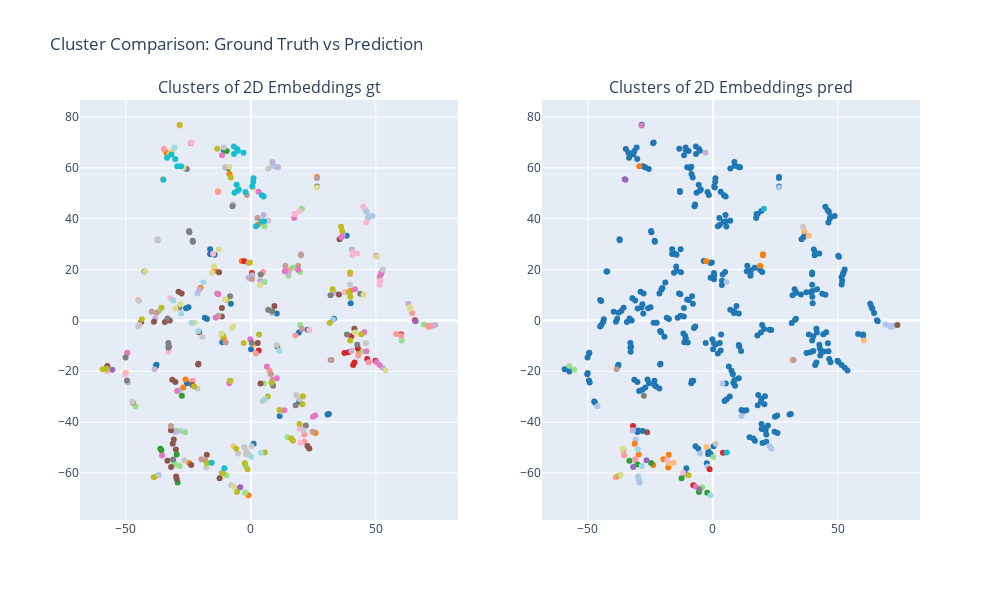

Write notebook code for a chart like this one.
### Markdown cell above
## Trained with SimCSE

### Code cell
model = SentenceTransformer("models/simcse-model")
test_model(model)

### Figure 1 — Plotly figure (JSON) as saved in the notebook; plotly's stock layout.template omitted (floating-point values rounded to 4 significant figures; data arrays with more than 128 entries replaced by an {"elided": "..."} marker saying what was removed)
{"data": [{"legendgroup": "gt", "marker": {"color": "#1f77b4", "size": 6}, "mode": "markers", "name": "GT Group 0", "showlegend": false, "type": "scatter", "x": [19.22, 22.69, 33.22, -7.985, -25.54, 10.37, -10.81], "xaxis": "x", "y": [-4.699, -3.653, 0.6635, 6.547, -24.66, 2.682, 66.92], "yaxis": "y"}, {"legendgroup": "gt", "marker": {"color": "#1f77b4", "size": 6}, "mode": "markers", "name": "GT Group 1", "showlegend": false, "type": "scatter", "x": [-37.74, 11.51, -25.88, -24.94, -37.95, -16.28, 19.31, 39.92, -11.4, 38.31], "xaxis": "x", "y": [-17.47, -37.57, 4.825, 5.15, -17.89, 27.98, -31.98, 6.72, -8.537, 33.29], "yaxis": "y"}, {"legendgroup": "gt", "marker": {"color": "#1f77b4", "size": 6}, "mode": "markers", "name": "GT Group 2", "showlegend": false, "type": "scatter", "x": [1.11, -17.54, 30.68, 31.2, -18.4, 0.08063, -16.29, -14.51], "xaxis": "x", "y": [-48.48, 0.602, -37.03, -36.84, 1.068, -11.3, 26.08, 25.83], "yaxis": "y"}, {"legendgroup": "gt", "marker": {"color": "#aec7e8", "size": 6}, "mode": "markers", "name": "GT Group 3", "showlegend": false, "type": "scatter", "x": [46.78, 8.717, -21.36, -28.17, -11.86, -28.05, 10.13], "xaxis": "x", "y": [40.08, 60.8, 10.58, -27.29, -59.87, -43.46, 60.45], "yaxis": "y"}, {"legendgroup": "gt", "marker": {"color": "#aec7e8", "size": 6}, "mode": "markers", "name": "GT Group 4", "showlegend": false, "type": "scatter", "x": [47.09, 32.89, 48.68, 45.93, 46.43, -36.83, 8.431], "xaxis": "x", "y": [40.77, 0.2727, 41.07, 43.3, 42.66, -60.75, 2.923], "yaxis": "y"}, {"legendgroup": "gt", "marker": {"color": "#ff7f0e", "size": 6}, "mode": "markers", "name": "GT Group 5", "showlegend": false, "type": "scatter", "x": [26.43, -0.9986], "xaxis": "x", "y": [56.42, -68.74], "yaxis": "y"}, {"legendgroup": "gt", "marker": {"color": "#ff7f0e", "size": 6}, "mode": "markers", "name": "GT Group 6", "showlegend": false, "type": "scatter", "x": [43.32, -20.16], "xaxis": "x", "y": [-12.32, 12.78], "yaxis": "y"}, {"legendgroup": "gt", "marker": {"color": "#ff7f0e", "size": 6}, "mode": "markers", "name": "GT Group 7", "showlegend": false, "type": "scatter", "x": [-8.53, -27.01, -24.66, -26.12, -10.85, -14.47, 2.811, -3.637, 25.85, 39.82, -33.77], "xaxis": "x", "y": [57.57, -26.41, -56.07, -23.26, -7.019, 19.54, 37.63, 23.4, -44.23, 11.61, 65.97], "yaxis": "y"}, {"legendgroup": "gt", "marker": {"color": "#ffbb78", "size": 6}, "mode": "markers", "name": "GT Group 8", "showlegend": false, "type": "scatter", "x": [-28.54, -13.17, -50.01, -6.948, -35.21], "xaxis": "x", "y": [76.68, 50.89, -20.63, -49.48, 55.47], "yaxis": "y"}, {"legendgroup": "gt", "marker": {"color": "#ffbb78", "size": 6}, "mode": "markers", "name": "GT Group 9", "showlegend": false, "type": "scatter", "x": [-45.06, 0.7741, 1.126], "xaxis": "x", "y": [8.008, 52.31, -9.481], "yaxis": "y"}, {"legendgroup": "gt", "marker": {"color": "#2ca02c", "size": 6}, "mode": "markers", "name": "GT Group 10", "showlegend": false, "type": "scatter", "x": [-9.099, -29.27, -27.59], "xaxis": "x", "y": [59.83, -63.69, -29.64], "yaxis": "y"}, {"legendgroup": "gt", "marker": {"color": "#2ca02c", "size": 6}, "mode": "markers", "name": "GT Group 11", "showlegend": false, "type": "scatter", "x": [-29.66, -9.681, -36.18, -35.78], "xaxis": "x", "y": [-52.71, 66.63, -50.46, -51.0], "yaxis": "y"}, {"legendgroup": "gt", "marker": {"color": "#98df8a", "size": 6}, "mode": "markers", "name": "GT Group 12", "showlegend": false, "type": "scatter", "x": [20.42, -29.86, -2.054, 5.498, 14.68, 15.04], "xaxis": "x", "y": [43.91, -43.3, -57.41, 15.1, -45.98, 17.58], "yaxis": "y"}, {"legendgroup": "gt", "marker": {"color": "#98df8a", "size": 6}, "mode": "markers", "name": "GT Group 13", "showlegend": false, "type": "scatter", "x": [-5.339, -30.67, -2.227, -30.01, -9.775, 12.02, 19.7, 16.73, 5.419, -26.29, -36.61, -46.14], "xaxis": "x", "y": [-66.48, -56.17, -67.75, -56.62, -60.91, -35.74, -1.795, 20.72, 36.95, -43.99, 3.747, -33.71], "yaxis": "y"}, {"legendgroup": "gt", "marker": {"color": "#98df8a", "size": 6}, "mode": "markers", "name": "GT Group 14", "showlegend": false, "type": "scatter", "x": [60.36, 44.35, 5.19, 69.13, -28.48, 19.75], "xaxis": "x", "y": [-7.85, -12.24, -24.77, -1.599, -57.19, 19.0], "yaxis": "y"}, {"legendgroup": "gt", "marker": {"color": "#d62728", "size": 6}, "mode": "markers", "name": "GT Group 15", "showlegend": false, "type": "scatter", "x": [0.4241, 39.0, 49.82, 60.11, 3.128, 37.45, 40.18], "xaxis": "x", "y": [18.63, -12.54, -15.81, -5.5, -11.84, -12.85, -6.184], "yaxis": "y"}, {"legendgroup": "gt", "marker": {"color": "#d62728", "size": 6}, "mode": "markers", "name": "GT Group 16", "showlegend": false, "type": "scatter", "x": [65.64, -2.617, 41.43, 42.77, 40.92, 46.52], "xaxis": "x", "y": [0.04148, 23.28, -16.51, -10.89, -17.56, -15.14], "yaxis": "y"}, {"legendgroup": "gt", "marker": {"color": "#ff9896", "size": 6}, "mode": "markers", "name": "GT Group 17", "showlegend": false, "type": "scatter", "x": [42.95, -13.13, 47.04, 15.19, 58.1, 64.47, 21.39, 2.007], "xaxis": "x", "y": [-13.8, 50.51, -16.43, 19.76, -5.318, 2.923, -47.75, -13.02], "yaxis": "y"}, {"legendgroup": "gt", "marker": {"color": "#ff9896", "size": 6}, "mode": "markers", "name": "GT Group 18", "showlegend": false, "type": "scatter", "x": [-23.33, 4.914, 70.88, -0.932, 7.461, 71.18, 39.68], "xaxis": "x", "y": [-23.68, 19.07, -2.115, 22.63, -19.8, -2.598, 18.16], "yaxis": "y"}, {"legendgroup": "gt", "marker": {"color": "#ff9896", "size": 6}, "mode": "markers", "name": "GT Group 19", "showlegend": false, "type": "scatter", "x": [-34.79, 17.82, 21.37, 60.09, 72.4], "xaxis": "x", "y": [67.37, -5.895, -44.82, -6.055, -2.046], "yaxis": "y"}, {"legendgroup": "gt", "marker": {"color": "#9467bd", "size": 6}, "mode": "markers", "name": "GT Group 20", "showlegend": false, "type": "scatter", "x": [65.9], "xaxis": "x", "y": [-0.3556], "yaxis": "y"}, {"legendgroup": "gt", "marker": {"color": "#9467bd", "size": 6}, "mode": "markers", "name": "GT Group 21", "showlegend": false, "type": "scatter", "x": [-4.247, -55.41], "xaxis": "x", "y": [-65.59, -19.39], "yaxis": "y"}, {"legendgroup": "gt", "marker": {"color": "#c5b0d5", "size": 6}, "mode": "markers", "name": "GT Group 22", "showlegend": false, "type": "scatter", "x": [-38.52, 5.051, -7.108, -10.24], "xaxis": "x", "y": [-19.22, 41.45, 45.63, 60.24], "yaxis": "y"}, {"legendgroup": "gt", "marker": {"color": "#c5b0d5", "size": 6}, "mode": "markers", "name": "GT Group 23", "showlegend": false, "type": "scatter", "x": [33.32, -49.5, 73.77, -20.53, 40.38, -30.13, 62.93, 8.635, -38.25, -0.8785, -49.25, 3.679, 52.76, 10.87, 15.04, 20.01, 40.19, 0.5176, -37.25], "xaxis": "x", "y": [10.93, -13.0, -1.77, 12.12, 27.86, -43.84, 6.556, 62.26, 0.6401, 16.76, -24.38, 15.6, -18.59, 60.23, 18.58, 25.98, -11.99, 17.71, 31.57], "yaxis": "y"}, {"legendgroup": "gt", "marker": {"color": "#8c564b", "size": 6}, "mode": "markers", "name": "GT Group 24", "showlegend": false, "type": "scatter", "x": [-20.94, -43.87, -28.9, -11.56, -12.49, -33.36, -32.44, 9.444, -27.68, 35.23, 2.753, -12.72], "xaxis": "x", "y": [-16.99, -0.6586, 11.31, 4.841, -62.05, -55.15, -0.03717, 5.642, 10.62, 10.2, -8.914, 18.96], "yaxis": "y"}, {"legendgroup": "gt", "marker": {"color": "#8c564b", "size": 6}, "mode": "markers", "name": "GT Group 25", "showlegend": false, "type": "scatter", "x": [-30.17, -31.88, -11.61, -29.64, -17.62, 41.41, 35.48, -21.08, -23.38, -57.38, -29.88, -23.82], "xaxis": "x", "y": [-24.21, -57.62, 1.513, -62.36, -52.8, -3.225, 31.95, -17.35, -25.4, -17.88, -61.42, -56.89], "yaxis": "y"}, {"legendgroup": "gt", "marker": {"color": "#8c564b", "size": 6}, "mode": "markers", "name": "GT Group 26", "showlegend": false, "type": "scatter", "x": [22.64, -34.37, -31.24, 23.37, -38.74, -30.81, -31.4, 3.865, -20.69, -31.95, -29.97], "xaxis": "x", "y": [-49.33, -0.6584, -48.54, -50.4, -0.5114, -46.82, -23.29, -24.85, -4.697, -43.19, -50.76], "yaxis": "y"}, {"legendgroup": "gt", "marker": {"color": "#c49c94", "size": 6}, "mode": "markers", "name": "GT Group 27", "showlegend": false, "type": "scatter", "x": [-39.63, -37.7, 2.615, -31.92, 18.91, 26.43, -19.79, 20.03], "xaxis": "x", "y": [3.42, 2.994, 40.25, -41.54, 21.49, 56.0, -54.59, 25.63], "yaxis": "y"}, {"legendgroup": "gt", "marker": {"color": "#c49c94", "size": 6}, "mode": "markers", "name": "GT Group 28", "showlegend": false, "type": "scatter", "x": [0.4811, 32.27, 13.78, -10.05, 8.664, 8.004, -18.21, -13.52, 51.46, -23.9, 20.49, 24.69, 50.16, -47.09, -12.93, -1.578, 31.86], "xaxis": "x", "y": [16.18, -15.54, 21.54, -8.662, -23.46, -21.2, -54.97, 10.56, 17.09, 69.63, -3.374, -43.82, 25.41, -32.4, 1.811, 49.36, -15.56], "yaxis": "y"}, {"legendgroup": "gt", "marker": {"color": "#e377c2", "size": 6}, "mode": "markers", "name": "GT Group 29", "showlegend": false, "type": "scatter", "x": [-11.51, 18.88, -0.2049, 10.35, -29.46, 41.64, -14.06, 13.58, 3.104, 45.32, 6.38, 46.24, -35.48, 13.39, -12.99, 50.23, 51.5], "xaxis": "x", "y": [64.99, 19.92, -7.421, -22.77, -27.76, 12.3, 1.058, 19.31, 50.57, -4.638, -18.07, -12.11, -53.07, -35.3, 10.3, -16.37, -17.49], "yaxis": "y"}, {"legendgroup": "gt", "marker": {"color": "#e377c2", "size": 6}, "mode": "markers", "name": "GT Group 30", "showlegend": false, "type": "scatter", "x": [25.72, 52.24, -49.39, 52.03], "xaxis": "x", "y": [-37.36, 18.86, -12.68, 18.19], "yaxis": "y"}, {"legendgroup": "gt", "marker": {"color": "#e377c2", "size": 6}, "mode": "markers", "name": "GT Group 31", "showlegend": false, "type": "scatter", "x": [17.3, 36.22, 36.79, 24.83, -8.636], "xaxis": "x", "y": [40.28, 32.68, 33.56, -37.92, -24.73], "yaxis": "y"}, {"legendgroup": "gt", "marker": {"color": "#f7b6d2", "size": 6}, "mode": "markers", "name": "GT Group 32", "showlegend": false, "type": "scatter", "x": [17.48, 42.58, 19.54, 17.92, -7.85, 19.4, 40.7, -32.87, 21.19, 19.88, 46.19, 40.97, 23.35, -32.18, 37.37, 44.96], "xaxis": "x", "y": [41.81, 26.31, -42.68, 41.85, -23.75, 43.07, 25.66, -12.28, -42.25, -48.18, 38.51, 26.64, -3.763, 8.7, 11.04, 44.69], "yaxis": "y"}, {"legendgroup": "gt", "marker": {"color": "#f7b6d2", "size": 6}, "mode": "markers", "name": "GT Group 33", "showlegend": false, "type": "scatter", "x": [-57.38, -15.07, 51.7, 51.49, -50.23, -44.59, -23.67], "xaxis": "x", "y": [-20.06, 26.26, 15.61, 14.1, -21.16, -1.777, 69.99], "yaxis": "y"}, {"legendgroup": "gt", "marker": {"color": "#7f7f7f", "size": 6}, "mode": "markers", "name": "GT Group 34", "showlegend": false, "type": "scatter", "x": [-32.98, -24.55, 10.59, -49.54, -31.08, -33.33, -32.97, 17.91, 26.47, 8.879, -32.69, -7.343, 0.3754, -25.61, 3.937, -50.11, 31.85, 22.01], "xaxis": "x", "y": [-10.62, 34.72, -10.2, -23.63, -54.66, 0.7444, -8.861, -33.35, 52.68, -25.72, -10.39, 44.92, -8.887, 59.49, 18.01, -14.62, 9.891, -41.36], "yaxis": "y"}, {"legendgroup": "gt", "marker": {"color": "#7f7f7f", "size": 6}, "mode": "markers", "name": "GT Group 35", "showlegend": false, "type": "scatter", "x": [8.598, -42.54, -24.71, 43.76, -23.27, 42.57, -23.19, -28.51, -8.296, 6.974, 38.39], "xaxis": "x", "y": [3.567, 19.23, 35.18, 10.52, 31.32, -9.575, 30.94, 5.067, 9.504, 4.157, -5.531], "yaxis": "y"}, {"legendgroup": "gt", "marker": {"color": "#c7c7c7", "size": 6}, "mode": "markers", "name": "GT Group 36", "showlegend": false, "type": "scatter", "x": [18.17, -10.87, 10.39, 19.39, 52.71, -19.37, -21.36, 6.966], "xaxis": "x", "y": [-29.29, 67.98, -9.673, -30.86, 20.03, -6.41, -26.81, 39.16], "yaxis": "y"}, {"legendgroup": "gt", "marker": {"color": "#c7c7c7", "size": 6}, "mode": "markers", "name": "GT Group 37", "showlegend": false, "type": "scatter", "x": [6.994, -37.54, -2.589, -37.32, -7.803, 21.05, 46.0, -1.762, -47.44, 0.3119], "xaxis": "x", "y": [59.77, -61.09, -49.79, 31.96, -64.83, -43.17, -8.961, -51.38, -31.93, -49.48], "yaxis": "y"}, {"legendgroup": "gt", "marker": {"color": "#c7c7c7", "size": 6}, "mode": "markers", "name": "GT Group 38", "showlegend": false, "type": "scatter", "x": [4.679, -45.06, -17.85, -5.14, -26.54, -44.64, 39.71, -1.923, -0.8546], "xaxis": "x", "y": [-31.64, -2.424, -57.88, -52.31, -54.95, 7.641, 13.99, -52.5, -52.55], "yaxis": "y"}, {"legendgroup": "gt", "marker": {"color": "#bcbd22", "size": 6}, "mode": "markers", "name": "GT Group 39", "showlegend": false, "type": "scatter", "x": [11.46, 6.789, -5.812, 32.7, 16.17, 39.72, -43.58, 5.565, -9.682, -2.403, -5.542, -28.45, -0.4129, 44.15, 20.82, -38.79, -1.286, -13.41, -22.68, -35.69, -17.56, -11.23, 31.55, 8.209, -57.56, -59.25], "xaxis": "x", "y": [-35.24, -29.87, -50.45, 12.24, -46.38, 18.83, 0.4832, -51.98, 8.069, -56.12, -67.44, 76.94, 22.82, -5.397, -29.83, -61.68, -58.57, 67.47, -25.97, 4.97, -56.01, -60.12, -1.054, -24.5, -19.14, -19.22], "yaxis": "y"}, {"legendgroup": "gt", "marker": {"color": "#bcbd22", "size": 6}, "mode": "markers", "name": "GT Group 40", "showlegend": false, "type": "scatter", "x": [16.82, 39.71, -8.377, 39.78, 19.46, -2.849, 36.06, 36.56, 3.287, -8.052, 20.64, 39.11, -11.06], "xaxis": "x", "y": [-47.31, -7.887, -23.71, 9.322, -40.76, -8.837, 36.81, 35.18, -5.518, 56.24, -32.96, 11.22, -6.09], "yaxis": "y"}, {"legendgroup": "gt", "marker": {"color": "#dbdb8d", "size": 6}, "mode": "markers", "name": "GT Group 41", "showlegend": false, "type": "scatter", "x": [53.85, -10.29, 26.51, -7.039, -7.562, -11.75], "xaxis": "x", "y": [-19.68, 8.255, 52.25, -2.384, -2.97, -5.102], "yaxis": "y"}, {"legendgroup": "gt", "marker": {"color": "#dbdb8d", "size": 6}, "mode": "markers", "name": "GT Group 42", "showlegend": false, "type": "scatter", "x": [-14.67, -28.16, 41.61, 63.76, -42.25, 45.03, -15.52, -12.88, -8.602, 3.616, 63.46], "xaxis": "x", "y": [21.22, 6.391, -4.76, 4.555, 19.19, 10.06, 18.76, 27.94, 60.43, 13.97, 5.275], "yaxis": "y"}, {"legendgroup": "gt", "marker": {"color": "#dbdb8d", "size": 6}, "mode": "markers", "name": "GT Group 43", "showlegend": false, "type": "scatter", "x": [-6.765, 50.41, -31.35, -32.41, -30.06, -22.47, -26.94], "xaxis": "x", "y": [-65.44, 25.07, 66.63, 65.52, 4.671, -0.868, 60.16], "yaxis": "y"}, {"legendgroup": "gt", "marker": {"color": "#17becf", "size": 6}, "mode": "markers", "name": "GT Group 44", "showlegend": false, "type": "scatter", "x": [-5.66, -27.92, 4.416, -15.69, -6.787, -10.59, 5.234, -31.76, 1.04, -2.951, -5.188, -4.802, -6.729, 5.124, -34.96, 0.5645, -2.142, -33.51, 0.9415], "xaxis": "x", "y": [53.36, 60.58, 49.25, -56.01, 68.38, -58.15, 39.01, 65.23, 55.87, 65.95, 66.69, 51.47, 65.45, 48.78, 55.33, 52.8, 50.49, 64.0, 54.52], "yaxis": "y"}, {"legendgroup": "gt", "marker": {"color": "#17becf", "size": 6}, "mode": "markers", "name": "GT Group 45", "showlegend": false, "type": "scatter", "x": [2.026, -29.43, -30.21, -5.511, -6.509, 4.268, -5.251], "xaxis": "x", "y": [37.05, 60.63, 63.48, 67.37, 50.19, 38.81, 50.95], "yaxis": "y"}, {"legendgroup": "gt", "marker": {"color": "#9edae5", "size": 6}, "mode": "markers", "name": "GT Group 46", "showlegend": false, "type": "scatter", "x": [-30.48, 0.2018, -23.67, -31.05, -27.81], "xaxis": "x", "y": [67.96, -53.68, -0.905, 7.831, 2.769], "yaxis": "y"}, {"legendgroup": "gt", "marker": {"color": "#9edae5", "size": 6}, "mode": "markers", "name": "GT Group 47", "showlegend": false, "type": "scatter", "x": [11.3, -19.02], "xaxis": "x", "y": [-12.02, 14.9], "yaxis": "y"}, {"legendgroup": "gt", "marker": {"color": "#9edae5", "size": 6}, "mode": "markers", "name": "GT Group 48", "showlegend": false, "type": "scatter", "x": [4.05, 5.558, -21.09], "xaxis": "x", "y": [-52.07, -30.95, -4.144], "yaxis": "y"}, {"legendgroup": "pred", "marker": {"color": "#1f77b4", "size": 6}, "mode": "markers", "name": "Pred Group 0", "showlegend": false, "type": "scatter", "x": {"elided": "322 float values"}, "xaxis": "x2", "y": {"elided": "322 float values"}, "yaxis": "y2"}, {"legendgroup": "pred", "marker": {"color": "#1f77b4", "size": 6}, "mode": "markers", "name": "Pred Group 1", "showlegend": false, "type": "scatter", "x": [17.3, 46.19, 36.79, 36.22, 40.38, -23.9, -28.45, 35.48, -24.71, -34.79, -23.67, 4.914, -0.4129], "xaxis": "x2", "y": [40.28, 38.51, 33.56, 32.68, 27.86, 69.63, 76.94, 31.95, 35.18, 67.37, 69.99, 19.07, 22.82], "yaxis": "y2"}, {"legendgroup": "pred", "marker": {"color": "#aec7e8", "size": 6}, "mode": "markers", "name": "Pred Group 2", "showlegend": false, "type": "scatter", "x": [-2.054, -29.27, -29.64, -30.81, -29.88, -5.14, -46.14, 23.37, -30.67, 11.51], "xaxis": "x2", "y": [-57.41, -63.69, -62.36, -46.82, -61.42, -52.31, -33.71, -50.4, -56.17, -37.57], "yaxis": "y2"}, {"legendgroup": "pred", "marker": {"color": "#aec7e8", "size": 6}, "mode": "markers", "name": "Pred Group 3", "showlegend": false, "type": "scatter", "x": [69.13, 5.498, 70.88, 22.64, 3.865, 72.4, 71.18, 26.51], "xaxis": "x2", "y": [-1.599, 15.1, -2.115, -49.33, -24.85, -2.046, -2.598, 52.25], "yaxis": "y2"}, {"legendgroup": "pred", "marker": {"color": "#ff7f0e", "size": 6}, "mode": "markers", "name": "Pred Group 4", "showlegend": false, "type": "scatter", "x": [-17.85, -19.79, -29.66, -17.62, -23.82, -31.24], "xaxis": "x2", "y": [-57.88, -54.59, -52.71, -52.8, -56.89, -48.54], "yaxis": "y2"}, {"legendgroup": "pred", "marker": {"color": "#ff7f0e", "size": 6}, "mode": "markers", "name": "Pred Group 5", "showlegend": false, "type": "scatter", "x": [18.91, 20.03, -2.617, -29.43, 20.01], "xaxis": "x2", "y": [21.49, 25.63, 23.28, 60.63, 25.98], "yaxis": "y2"}, {"legendgroup": "pred", "marker": {"color": "#ffbb78", "size": 6}, "mode": "markers", "name": "Pred Group 6", "showlegend": false, "type": "scatter", "x": [60.36, 38.31, 31.86, 36.56], "xaxis": "x2", "y": [-7.85, 33.29, -15.56, 35.18], "yaxis": "y2"}, {"legendgroup": "pred", "marker": {"color": "#ffbb78", "size": 6}, "mode": "markers", "name": "Pred Group 7", "showlegend": false, "type": "scatter", "x": [-17.56, -15.69, -2.589], "xaxis": "x2", "y": [-56.01, -56.01, -49.79], "yaxis": "y2"}, {"legendgroup": "pred", "marker": {"color": "#2ca02c", "size": 6}, "mode": "markers", "name": "Pred Group 8", "showlegend": false, "type": "scatter", "x": [-24.66, -30.01, -33.36], "xaxis": "x2", "y": [-56.07, -56.62, -55.15], "yaxis": "y2"}, {"legendgroup": "pred", "marker": {"color": "#2ca02c", "size": 6}, "mode": "markers", "name": "Pred Group 9", "showlegend": false, "type": "scatter", "x": [-5.542, -2.227, -12.49], "xaxis": "x2", "y": [-67.44, -67.75, -62.05], "yaxis": "y2"}, {"legendgroup": "pred", "marker": {"color": "#98df8a", "size": 6}, "mode": "markers", "name": "Pred Group 10", "showlegend": false, "type": "scatter", "x": [-55.41, -57.38], "xaxis": "x2", "y": [-19.39, -17.88], "yaxis": "y2"}, {"legendgroup": "pred", "marker": {"color": "#98df8a", "size": 6}, "mode": "markers", "name": "Pred Group 11", "showlegend": false, "type": "scatter", "x": [0.2018, -4.247], "xaxis": "x2", "y": [-53.68, -65.59], "yaxis": "y2"}, {"legendgroup": "pred", "marker": {"color": "#d62728", "size": 6}, "mode": "markers", "name": "Pred Group 12", "showlegend": false, "type": "scatter", "x": [-1.286, 4.05], "xaxis": "x2", "y": [-58.57, -52.07], "yaxis": "y2"}, {"legendgroup": "pred", "marker": {"color": "#d62728", "size": 6}, "mode": "markers", "name": "Pred Group 13", "showlegend": false, "type": "scatter", "x": [-31.92, -7.803], "xaxis": "x2", "y": [-41.54, -64.83], "yaxis": "y2"}, {"legendgroup": "pred", "marker": {"color": "#ff9896", "size": 6}, "mode": "markers", "name": "Pred Group 14", "showlegend": false, "type": "scatter", "x": [-35.78, -35.48], "xaxis": "x2", "y": [-51.0, -53.07], "yaxis": "y2"}, {"legendgroup": "pred", "marker": {"color": "#ff9896", "size": 6}, "mode": "markers", "name": "Pred Group 15", "showlegend": false, "type": "scatter", "x": [-38.79, -31.08], "xaxis": "x2", "y": [-61.68, -54.66], "yaxis": "y2"}, {"legendgroup": "pred", "marker": {"color": "#9467bd", "size": 6}, "mode": "markers", "name": "Pred Group 16", "showlegend": false, "type": "scatter", "x": [-31.88, -26.54], "xaxis": "x2", "y": [-57.62, -54.95], "yaxis": "y2"}, {"legendgroup": "pred", "marker": {"color": "#9467bd", "size": 6}, "mode": "markers", "name": "Pred Group 17", "showlegend": false, "type": "scatter", "x": [-35.21, -34.96], "xaxis": "x2", "y": [55.47, 55.33], "yaxis": "y2"}, {"legendgroup": "pred", "marker": {"color": "#c5b0d5", "size": 6}, "mode": "markers", "name": "Pred Group 18", "showlegend": false, "type": "scatter", "x": [-2.951], "xaxis": "x2", "y": [65.95], "yaxis": "y2"}, {"legendgroup": "pred", "marker": {"color": "#c5b0d5", "size": 6}, "mode": "markers", "name": "Pred Group 19", "showlegend": false, "type": "scatter", "x": [-31.95], "xaxis": "x2", "y": [-43.19], "yaxis": "y2"}, {"legendgroup": "pred", "marker": {"color": "#8c564b", "size": 6}, "mode": "markers", "name": "Pred Group 20", "showlegend": false, "type": "scatter", "x": [73.77], "xaxis": "x2", "y": [-1.77], "yaxis": "y2"}, {"legendgroup": "pred", "marker": {"color": "#8c564b", "size": 6}, "mode": "markers", "name": "Pred Group 21", "showlegend": false, "type": "scatter", "x": [-26.29], "xaxis": "x2", "y": [-43.99], "yaxis": "y2"}, {"legendgroup": "pred", "marker": {"color": "#c49c94", "size": 6}, "mode": "markers", "name": "Pred Group 22", "showlegend": false, "type": "scatter", "x": [32.27], "xaxis": "x2", "y": [-15.54], "yaxis": "y2"}, {"legendgroup": "pred", "marker": {"color": "#c49c94", "size": 6}, "mode": "markers", "name": "Pred Group 23", "showlegend": false, "type": "scatter", "x": [-38.52], "xaxis": "x2", "y": [-19.22], "yaxis": "y2"}, {"legendgroup": "pred", "marker": {"color": "#e377c2", "size": 6}, "mode": "markers", "name": "Pred Group 24", "showlegend": false, "type": "scatter", "x": [-6.765], "xaxis": "x2", "y": [-65.44], "yaxis": "y2"}, {"legendgroup": "pred", "marker": {"color": "#e377c2", "size": 6}, "mode": "markers", "name": "Pred Group 25", "showlegend": false, "type": "scatter", "x": [-28.54], "xaxis": "x2", "y": [76.68], "yaxis": "y2"}, {"legendgroup": "pred", "marker": {"color": "#f7b6d2", "size": 6}, "mode": "markers", "name": "Pred Group 26", "showlegend": false, "type": "scatter", "x": [-18.21], "xaxis": "x2", "y": [-54.97], "yaxis": "y2"}, {"legendgroup": "pred", "marker": {"color": "#f7b6d2", "size": 6}, "mode": "markers", "name": "Pred Group 27", "showlegend": false, "type": "scatter", "x": [-11.86], "xaxis": "x2", "y": [-59.87], "yaxis": "y2"}, {"legendgroup": "pred", "marker": {"color": "#7f7f7f", "size": 6}, "mode": "markers", "name": "Pred Group 28", "showlegend": false, "type": "scatter", "x": [-5.339], "xaxis": "x2", "y": [-66.48], "yaxis": "y2"}, {"legendgroup": "pred", "marker": {"color": "#7f7f7f", "size": 6}, "mode": "markers", "name": "Pred Group 29", "showlegend": false, "type": "scatter", "x": [-27.59], "xaxis": "x2", "y": [-29.64], "yaxis": "y2"}, {"legendgroup": "pred", "marker": {"color": "#c7c7c7", "size": 6}, "mode": "markers", "name": "Pred Group 30", "showlegend": false, "type": "scatter", "x": [1.11], "xaxis": "x2", "y": [-48.48], "yaxis": "y2"}, {"legendgroup": "pred", "marker": {"color": "#c7c7c7", "size": 6}, "mode": "markers", "name": "Pred Group 31", "showlegend": false, "type": "scatter", "x": [36.06], "xaxis": "x2", "y": [36.81], "yaxis": "y2"}, {"legendgroup": "pred", "marker": {"color": "#bcbd22", "size": 6}, "mode": "markers", "name": "Pred Group 32", "showlegend": false, "type": "scatter", "x": [-9.775], "xaxis": "x2", "y": [-60.91], "yaxis": "y2"}, {"legendgroup": "pred", "marker": {"color": "#bcbd22", "size": 6}, "mode": "markers", "name": "Pred Group 33", "showlegend": false, "type": "scatter", "x": [-37.54], "xaxis": "x2", "y": [-61.09], "yaxis": "y2"}, {"legendgroup": "pred", "marker": {"color": "#dbdb8d", "size": 6}, "mode": "markers", "name": "Pred Group 34", "showlegend": false, "type": "scatter", "x": [-36.18], "xaxis": "x2", "y": [-50.46], "yaxis": "y2"}, {"legendgroup": "pred", "marker": {"color": "#dbdb8d", "size": 6}, "mode": "markers", "name": "Pred Group 35", "showlegend": false, "type": "scatter", "x": [-36.83], "xaxis": "x2", "y": [-60.75], "yaxis": "y2"}, {"legendgroup": "pred", "marker": {"color": "#17becf", "size": 6}, "mode": "markers", "name": "Pred Group 36", "showlegend": false, "type": "scatter", "x": [5.565], "xaxis": "x2", "y": [-51.98], "yaxis": "y2"}, {"legendgroup": "pred", "marker": {"color": "#17becf", "size": 6}, "mode": "markers", "name": "Pred Group 37", "showlegend": false, "type": "scatter", "x": [20.42], "xaxis": "x2", "y": [43.91], "yaxis": "y2"}, {"legendgroup": "pred", "marker": {"color": "#9edae5", "size": 6}, "mode": "markers", "name": "Pred Group 38", "showlegend": false, "type": "scatter", "x": [-28.48], "xaxis": "x2", "y": [-57.19], "yaxis": "y2"}, {"legendgroup": "pred", "marker": {"color": "#9edae5", "size": 6}, "mode": "markers", "name": "Pred Group 39", "showlegend": false, "type": "scatter", "x": [-0.9986], "xaxis": "x2", "y": [-68.74], "yaxis": "y2"}, {"legendgroup": "pred", "marker": {"color": "#9edae5", "size": 6}, "mode": "markers", "name": "Pred Group 40", "showlegend": false, "type": "scatter", "x": [-29.97], "xaxis": "x2", "y": [-50.76], "yaxis": "y2"}], "layout": {"annotations": [{"font": {"size": 16}, "showarrow": false, "text": "Clusters of 2D Embeddings gt", "x": 0.225, "xanchor": "center", "xref": "paper", "y": 1, "yanchor": "bottom", "yref": "paper"}, {"font": {"size": 16}, "showarrow": false, "text": "Clusters of 2D Embeddings pred", "x": 0.775, "xanchor": "center", "xref": "paper", "y": 1, "yanchor": "bottom", "yref": "paper"}], "height": 600, "showlegend": true, "title": {"text": "Cluster Comparison: Ground Truth vs Prediction"}, "width": 1000, "xaxis": {"anchor": "y", "domain": [0, 0.45]}, "xaxis2": {"anchor": "y2", "domain": [0.55, 1]}, "yaxis": {"anchor": "x", "domain": [0, 1]}, "yaxis2": {"anchor": "x2", "domain": [0, 1]}}}
